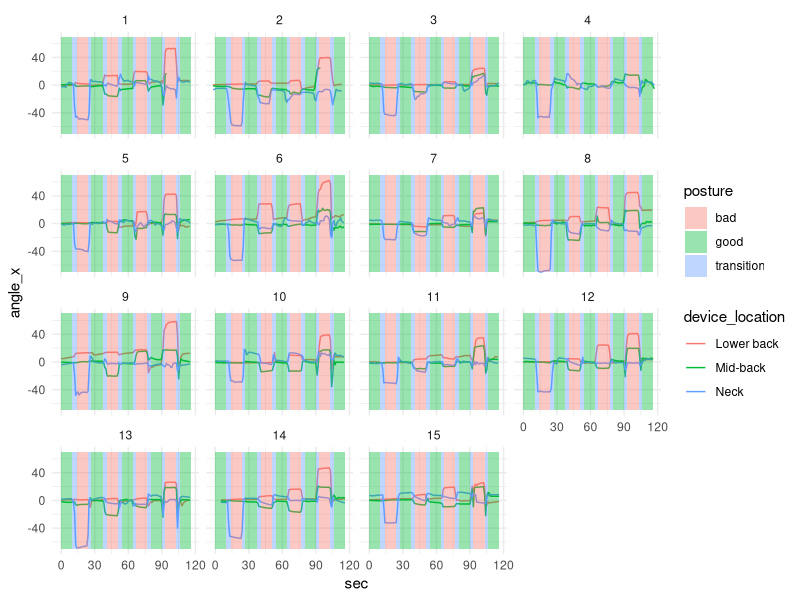
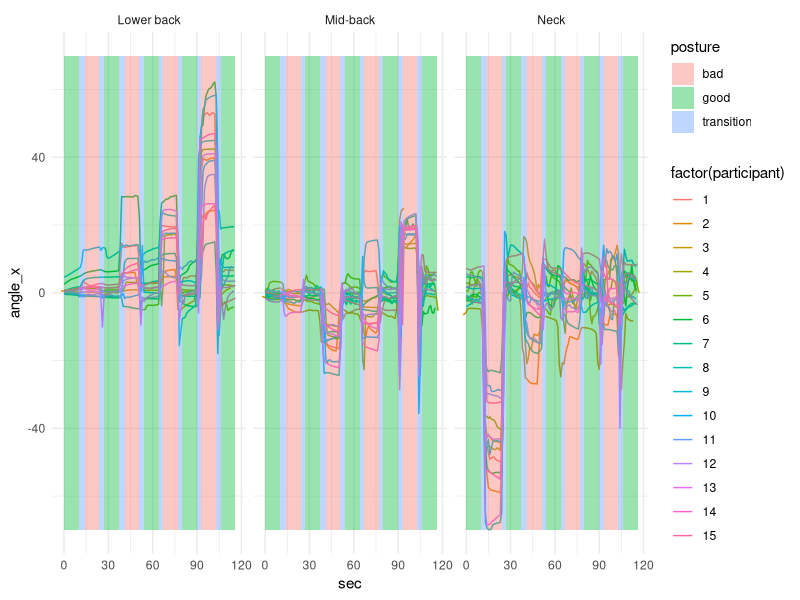
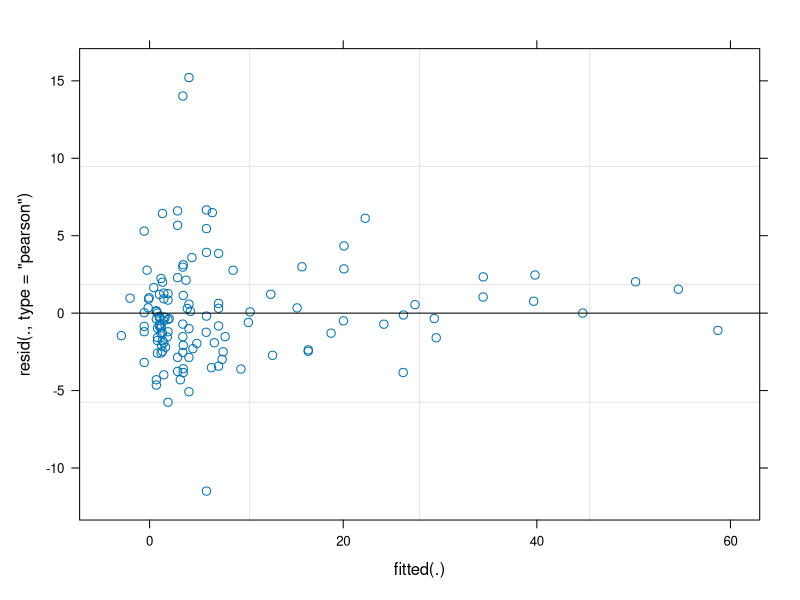
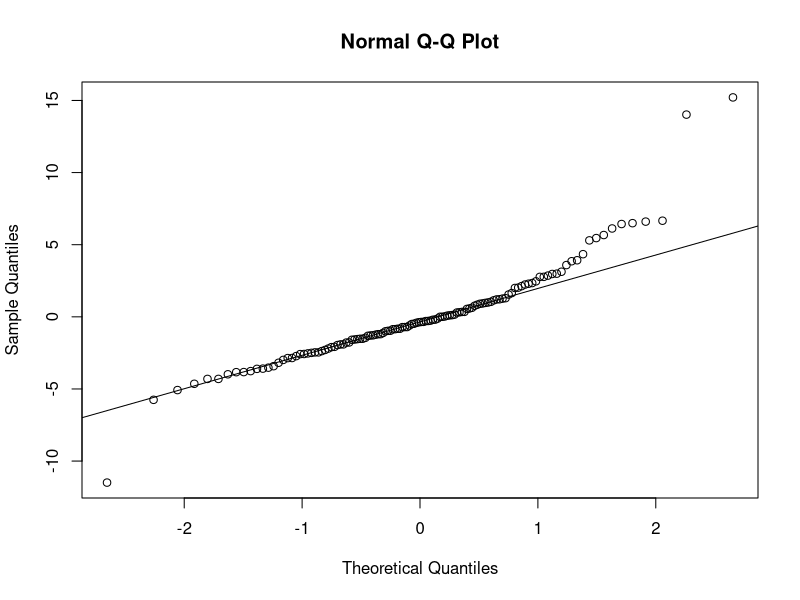
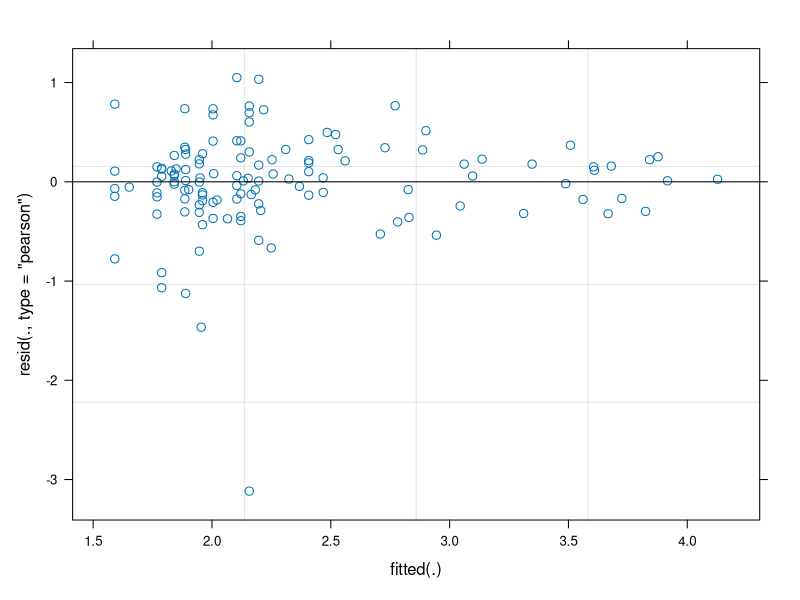
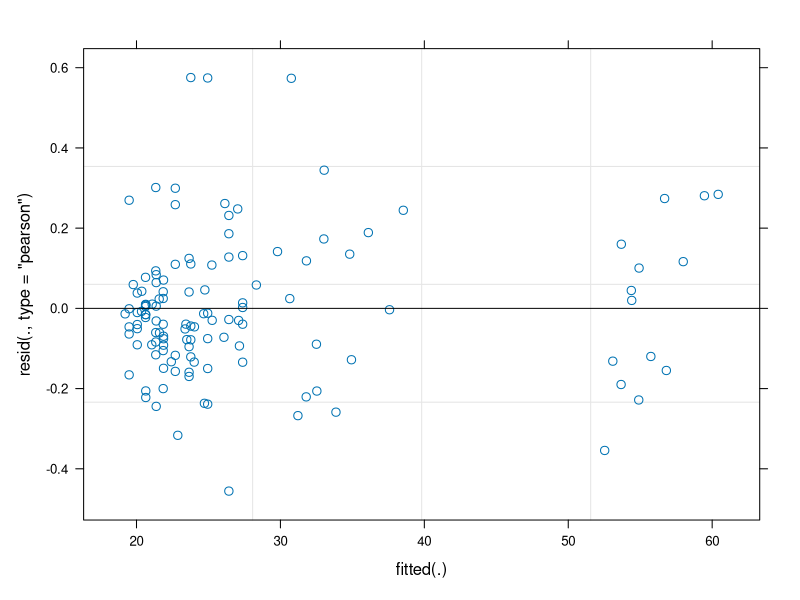
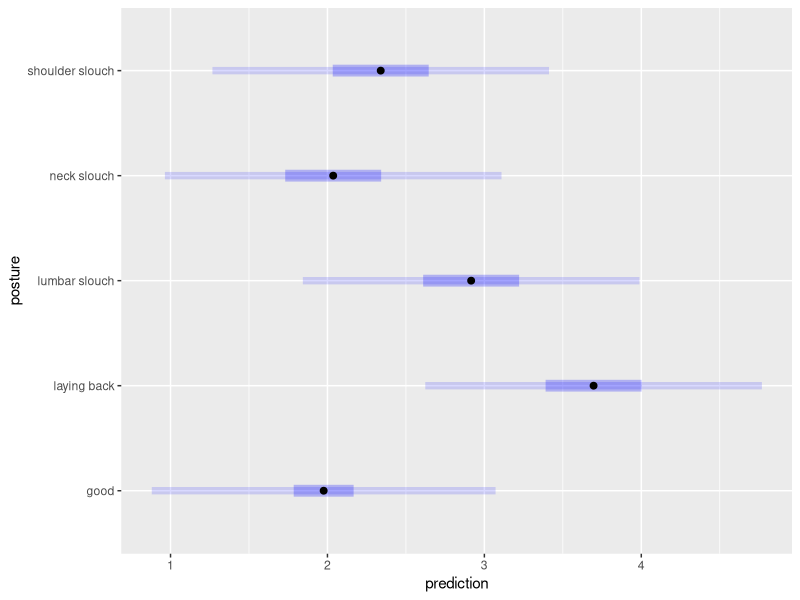
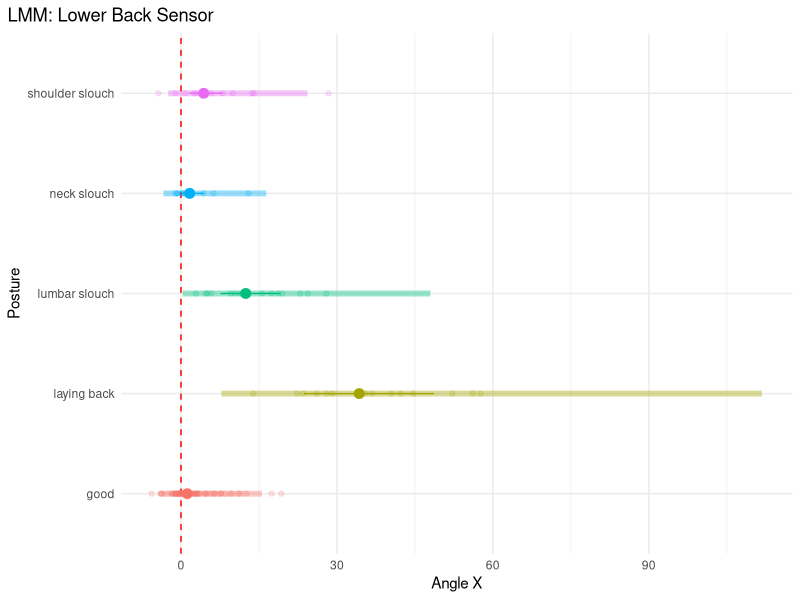

Source code (R) for these figures, in order:
## ---- chunk 1
#| message: false
library(tidyverse)
library(here)
library(lubridate)
library(lme4)
library(nlme)
library(car)
library(emmeans)
## ---- chunk 2
instructed <- read_csv(here("data", "instructed.csv"))
## ---- chunk 3
instructed_agg <- instructed %>%
  mutate(sec = floor(time)) %>%
  group_by(participant, device_location, posture, sec) %>%
  summarize(angle_x = mean(angle_x), .groups = "keep")
## ---- chunk 4
instructed_agg_nested <- instructed %>%
  mutate(nested_sec = floor(nested_time)) %>%
  group_by(participant, device_location, posture, nested_sec) %>%
  summarize(angle_x = mean(angle_x), .groups = "keep")
## ---- chunk 5
#| message: false
model_data <- instructed_agg_nested %>% 
  filter(posture != "transition") %>%
  group_by(participant, device_location, posture) %>%
  summarize(angle_x = mean(angle_x, na.rm = TRUE)) %>%
  ungroup() %>%
  pivot_wider(id_cols = c(participant, posture), names_from = device_location, values_from = angle_x) %>%
  mutate(posture = if_else(str_detect(posture, "good"), "good", posture)) %>%
  ungroup() %>%
  rename(
    "lower_back" = 3,
    "mid_back" = 4,
    "neck" = 5
  )
## ---- chunk 6
xmin <- c(0,10,14,24,27,37,41,51,54,64,67,77,80,90,93,103,106)
xmax <- lead(xmin,1)
xmax[17] <- 116
ymin <- rep(-70,17)
ymax <- rep(70,17)



time_ranges <- data.frame(
  xmin = xmin, 
  xmax = xmax, 
  ymin = ymin, 
  ymax = ymax,
  posture = c(rep(c("good", "transition", "bad", "transition"), 4), "good"))
## ---- chunk 7
instructed_agg %>%
  ggplot() +
  geom_line(aes(x = sec, y = angle_x, color = device_location)) +
  geom_rect(aes(xmin = xmin, xmax = xmax, ymin = ymin, ymax = ymax, fill = posture), alpha = 0.4, data = time_ranges) +
  theme_minimal() +
  facet_wrap(~participant)
## ---- chunk 8
instructed_agg %>%
  ggplot() +
  geom_line(aes(x = sec, y = angle_x, color = factor(participant))) +
  geom_rect(aes(xmin = xmin, xmax = xmax, ymin = ymin, ymax = ymax, fill = posture), alpha = 0.4, data = time_ranges) +
  theme_minimal() +
  facet_wrap(~device_location)
## ---- chunk 9

### Lower Back


lmer_lb <- lmer(lower_back ~  posture + (1 + posture | participant), data = model_data)

plot(lmer_lb)
qqnorm(residuals(lmer_lb))
qqline(residuals(lmer_lb))

lmer_log_lb <- lmer_lb <- lmer(log(lower_back + 6) ~  posture + (1 | participant), data = model_data)


glmer_lb <- glmer((lower_back + 20) ~  posture + (1 | participant), family = Gamma(link = "identity"), data = model_data)


plot(lmer_log_lb)

S(glmer_lb)
plot(glmer_lb)
## ---- chunk 10
#| warning: false
custom_combos <- data.frame(
  posture = model_data$posture %>% unique()
)

custom_preds <- ref_grid(
  lmer_lb,
  data = custom_combos,
  cov.reduce = FALSE,
)

model_preds_lb <- emmeans(custom_preds, 
                         specs = ~ posture,
                         type = "response"
                         ) %>% 
  as_tibble()

model_preds_lb_pi <- predict(custom_preds, 
                         specs = ~ posture,
                         type = "response",
                         interval = "prediction"
                         ) %>% 
  as_tibble()

plot(custom_preds, PIs = TRUE, )

model_preds_lb %>%
  ggplot(aes(color = posture)) +

  # confidence interval
  geom_point(aes(y = posture, x = response), size = 3) +
  # geom_errorbar(aes(y = posture, xmin = asymp.LCL, xmax = asymp.UCL)) +
  geom_errorbar(aes(y = posture, xmin = lower.CL, xmax = upper.CL), width = 0) +

  # prediction interval
  geom_point(data = model_preds_lb_pi,
             aes(y = posture, x = prediction)) +
  geom_errorbar(data = model_preds_lb_pi,
                aes(y = posture, xmin = lower.PL, xmax = upper.PL), width = 0, size = 2, alpha = .4) +

  geom_vline(aes(xintercept = xint), lty = 2, color = "red", data = data.frame(xint = 0)) +
  
  # observed
  geom_point(data = model_data,
             aes(x = lower_back,
                 y = posture),
             alpha = 0.2) +
  theme_minimal() +
  labs(
    title = "LMM: Lower Back Sensor",
    x = "Angle X",
    y = "Posture"
    ) +
  theme(legend.position = "none",
        plot.title.position = "plot")
## ---- chunk 11
lmer_mb <- lmer(mid_back ~ posture + (1 | participant), data = model_data)

plot(lmer_mb)

glmer_mb <- glmer(mid_back+40 ~ posture + (1  | participant), family = Gamma(link = "identity"), data = model_data)



S(glmer_mb)
# Anova(glmer_mb)
plot(glmer_mb)
## ---- chunk 12
#| warning: false
custom_combos <- data.frame(
  posture = model_data$posture %>% unique()
)

custom_preds <- ref_grid(
  lmer_mb,
  data = custom_combos,
  cov.reduce = FALSE,
)

model_preds_mb <- emmeans(custom_preds, 
                         specs = ~ posture,
                         type = "response"
                         ) %>% 
  as_tibble()

model_preds_mb_pi <- predict(custom_preds, 
                         specs = ~ posture,
                         type = "response",
                         interval = "prediction"
                         ) %>% 
  as_tibble()

plot(custom_preds, PIs = TRUE, )

model_preds_mb %>%
  ggplot(aes(color = posture)) +

  # confidence interval
  geom_point(aes(y = posture, x = emmean), size = 3) +
  # geom_errorbar(aes(y = posture, xmin = asymp.LCL, xmax = asymp.UCL)) +
  geom_errorbar(aes(y = posture, xmin = lower.CL, xmax = upper.CL), width = 0) +

  # prediction interval
  geom_point(data = model_preds_mb_pi,
             aes(y = posture, x = prediction)) +
  geom_errorbar(data = model_preds_mb_pi,
                aes(y = posture, xmin = lower.PL, xmax = upper.PL), width = 0, size = 2, alpha = .4) +

  geom_vline(aes(xintercept = xint), lty = 2, color = "red", data = data.frame(xint = 0)) +
  
  # observed
  geom_point(data = model_data,
             aes(x = mid_back,
                 y = posture),
             alpha = 0.2) +
  theme_minimal() +
  labs(
    title = "LMM: Mid Back Sensor",
    x = "Angle X",
    y = "Posture"
    ) +
  theme(legend.position = "none",
        plot.title.position = "plot")
## ---- chunk 13
lmer_n <- lmer(neck ~ posture + (1 | participant), data = model_data)

plot(lmer_n)

glmer_n <- glmer((neck*-1)+15 ~ posture + (1 | participant), family = Gamma(link = "identity"), data = model_data)


S(glmer_n)
Anova(glmer_n)
plot(glmer_n)
## ---- chunk 14

#| warning: false
custom_combos <- data.frame(
  posture = model_data$posture %>% unique()
)

custom_preds <- ref_grid(
  lmer_n,
  data = custom_combos,
  cov.reduce = FALSE,
)

model_preds_n <- emmeans(custom_preds, 
                         specs = ~ posture,
                         type = "response"
                         ) %>% 
  as_tibble()

model_preds_n_pi <- predict(custom_preds, 
                         specs = ~ posture,
                         type = "response",
                         interval = "prediction"
                         ) %>% 
  as_tibble()

plot(custom_preds, PIs = TRUE)

model_preds_n %>%
  ggplot(aes(color = posture)) +

  # confidence interval
  geom_point(aes(y = posture, x = emmean), size = 3) +
  # geom_errorbar(aes(y = posture, xmin = asymp.LCL, xmax = asymp.UCL)) +
  geom_errorbar(aes(y = posture, xmin = lower.CL, xmax = upper.CL), width = 0) +

  # prediction interval
  geom_point(data = model_preds_n_pi,
             aes(y = posture, x = prediction)) +
  geom_errorbar(data = model_preds_n_pi,
                aes(y = posture, xmin = lower.PL, xmax = upper.PL), width = 0, size = 2, alpha = .4) +

  geom_vline(aes(xintercept = xint), lty = 2, color = "red", data = data.frame(xint = 0)) +
  
  # observed
  geom_point(data = model_data,
             aes(x = neck,
                 y = posture),
             alpha = 0.2) +
  theme_minimal() +
  labs(
    title = "LMM: Neck Sensor",
    x = "Angle X",
    y = "Posture"
    ) +
  theme(legend.position = "none",
        plot.title.position = "plot")
